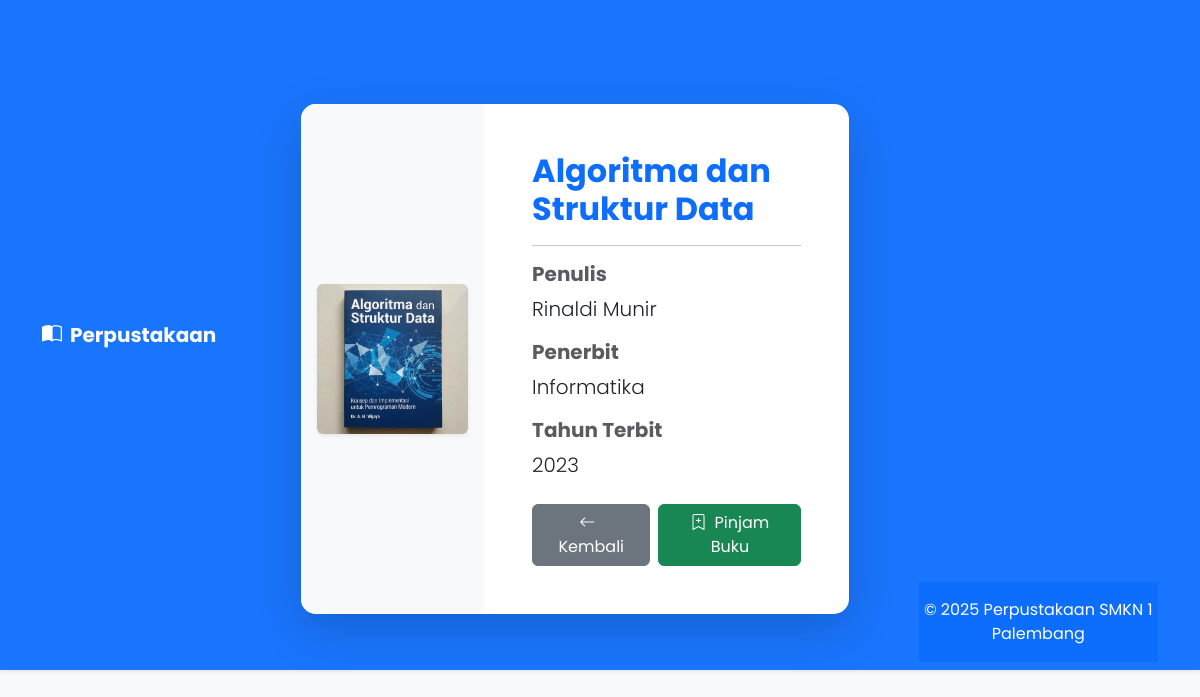
The app's page /detail_buku.php?id=2 (signed in) with its own data.
### tables this page shows
CREATE TABLE `buku` (
  `id_buku` int(11) NOT NULL AUTO_INCREMENT,
  `judul` varchar(255) NOT NULL,
  `penulis` varchar(255) NOT NULL,
  `penerbit` varchar(255) DEFAULT NULL,
  `tahun_terbit` year(4) DEFAULT NULL,
  `cover` varchar(255) DEFAULT NULL,
  PRIMARY KEY (`id_buku`)
);

### detail_buku.php (the view, shortened to what this page needs)
<?php
include 'koneksi.php';
$id = $_GET['id'];
$query = $conn->query("SELECT * FROM buku WHERE id_buku = '$id'");
$buku = $query->fetch_assoc();
?>
<!DOCTYPE html>
<html lang="id">
<head>
  <link href="https://cdn.jsdelivr.net/npm/bootstrap@5.3.2/dist/css/bootstrap.min.css" rel="stylesheet">
  <link rel="stylesheet" href="https://cdn.jsdelivr.net/npm/bootstrap-icons@1.11.1/font/bootstrap-icons.css">
  <link rel="stylesheet" href="style.css">
</head>
<body>
  <nav class="navbar navbar-expand-lg navbar-dark fixed-top shadow-sm">
    <div class="container">
      <a class="navbar-brand fw-bold" href="index.php">
        <i class="bi bi-book-half me-2"></i>Perpustakaan
      </a>
      <div class="collapse navbar-collapse" id="navbarNav">
        <ul class="navbar-nav ms-auto align-items-center">
  <div class="container py-5 mt-5">
    <div class="row justify-content-center">
        <div class="col-md-10">
            <div class="card shadow-lg border-0 overflow-hidden">
                <div class="row g-0">
                    <div class="col-md-4 bg-light d-flex align-items-center justify-content-center p-3">
                        <img src="cover/<?= $buku['cover'] ?>" class="img-fluid shadow-sm rounded" style="max-height: 500px; object-fit: contain;" alt="<?= $buku['judul'] ?>">
                    </div>
                    <div class="col-md-8">
                        <div class="card-body p-5">
                            <h2 class="fw-bold text-primary mb-3"><?= $buku['judul'] ?></h2>
                            <hr>
                            <div class="mb-3">
                                <h5 class="fw-bold text-muted">Penulis</h5>
                                <p class="lead"><?= $buku['penulis'] ?></p>
                            </div>
                            <div class="mb-3">
                                <h5 class="fw-bold text-muted">Penerbit</h5>
                                <p class="lead"><?= $buku['penerbit'] ?></p>
                            </div>
                            <div class="mb-4">
                                <h5 class="fw-bold text-muted">Tahun Terbit</h5>
                                <p class="lead"><?= $buku['tahun_terbit'] ?></p>
                            </div>
                            <div class="d-flex gap-2">
                                <a href="buku.php" class="btn btn-secondary px-4">
                                    <i class="bi bi-arrow-left me-2"></i>Kembali
                                </a>
                                <?php if($_SESSION['role'] != 'kapus'): ?>
                                <a href="transaksi_peminjaman.php?id_buku=<?= $buku['id_buku'] ?>" class="btn btn-success px-4">
                                    <i class="bi bi-bookmark-plus me-2"></i>Pinjam Buku
                                </a>
                                <?php endif; ?>
                            </div>
                        </div>
                    </div>
                </div>
            </div>
        </div>
    </div>
  </div>
  <footer class="bg-primary text-white text-center py-3 mt-auto">
    &copy; 2025 Perpustakaan SMKN 1 Palembang
  </footer>
</body>
</html>

### style.css (style rules this page uses)
body { font-family: 'Poppins', sans-serif; background-color: #f8f9fa; color: #333; }
.navbar { background: rgba(13, 110, 253, 0.95) !important; backdrop-filter: blur(10px); }
.card { transition: transform 0.3s ease, box-shadow 0.3s ease; border: none; border-radius: 15px; overflow: hidden; box-shadow: 0 5px 15px rgba(0, 0, 0, 0.05); height: 100%; }
.card-body { padding: 1.5rem; }
footer { background-color: #0d6efd; color: white; padding: 3rem 0; }

### records on screen
buku: cover (picture), judul "Algoritma dan Struktur Data", penulis "Rinaldi Munir", penerbit "Informatika", tahun_terbit "2023"
